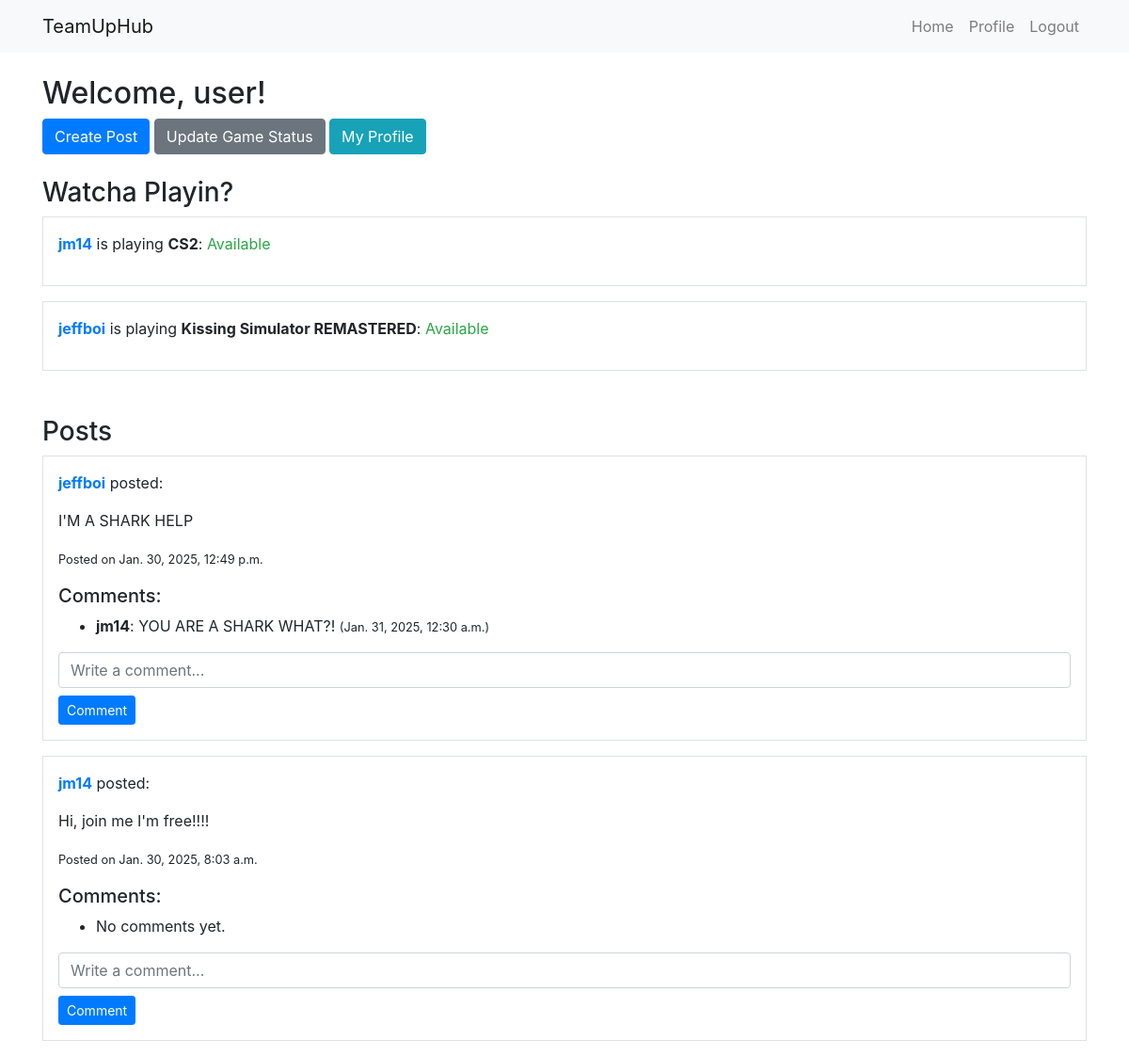
The app's page /home/ (signed in) with its own data.
### social/models.py (models this page shows, shortened)
class GameAvailability(models.Model):
    user = models.OneToOneField(User, on_delete=models.CASCADE)
    game_name = models.CharField(max_length=255)
    available = models.BooleanField(default=False)

class Post(models.Model):
    user = models.ForeignKey(User, on_delete=models.CASCADE)
    content = models.TextField()
    created_at = models.DateTimeField(auto_now_add=True)

class Comment(models.Model):
    user = models.ForeignKey(User, on_delete=models.CASCADE)
    post = models.ForeignKey(Post, on_delete=models.CASCADE, related_name='comments')
    content = models.TextField()
    created_at = models.DateTimeField(auto_now_add=True)

### social/views.py (the view)
# urls.py: path('home/', views.home, name='home'), # Home
@login_required
def home(request):
    posts = Post.objects.all().order_by('-created_at')
    availability = GameAvailability.objects.all()
    return render(request, 'social/home.html', {'posts': posts, 'availability': availability})

### social/templates/social/home.html (shortened to what this page needs)
{% extends 'social/base.html' %}
{% block content %}
    <h2>Welcome, {{ user.username }}!</h2>
    <a href="{% url 'create_post' %}" class="btn btn-primary">Create Post</a>
    <a href="{% url 'update_game_status' %}" class="btn btn-secondary">Update Game Status</a>
    <a href="{% url 'profile' username=user.username %}" class="btn btn-info">My Profile</a>
    <h3 class="mt-4">Watcha Playin?</h3>
    {% for status in availability %}
        <div class="status border p-3 mb-3">
            <p>
                <strong><a href="{% url 'profile' username=status.user.username %}">{{ status.user.username }}</a></strong>
                is playing <strong>{{ status.game_name }}</strong>:
                {% if status.available %}
                    <span class="text-success">Available</span>
                {% else %}
                    <span class="text-danger">Not Available</span>
                {% endif %}
            </p>
        </div>
    {% endfor %}
    <h3 class="mt-5">Posts</h3>
    {% for post in posts %}
        <div class="post border p-3 mb-3">
            <p><strong><a href="{% url 'profile' username=post.user.username %}">{{ post.user.username }}</a></strong> posted:</p>
            <p>{{ post.content }}</p>
            <p><small>Posted on {{ post.created_at }}</small></p>
            <h5 class="mt-3">Comments:</h5>
            <ul>
                {% for comment in post.comments.all %}
                    <li><strong>{{ comment.user.username }}</strong>: {{ comment.content }} <small>({{ comment.created_at }})</small></li>
                {% empty %}
                    <li>No comments yet.</li>
                {% endfor %}
            </ul>
            <form method="post" action="{% url 'add_comment' post.id %}" class="mt-2">
                <input type="text" name="content" class="form-control" placeholder="Write a comment..." required>
                <button type="submit" class="btn btn-primary btn-sm mt-2">Comment</button>
            </form>
        </div>
    {% endfor %}
{% endblock %}

### records on screen
GameAvailability: user.username "jm14", game_name "CS2", available "Available"
GameAvailability: user.username "jeffboi", game_name "Kissing Simulator REMASTERED", available "Available"
Post: user.username "jeffboi", content "I'M A SHARK HELP", created_at "Jan. 30, 2025, 12:49 p.m."
Comment: user.username "jm14", content "YOU ARE A SHARK WHAT?!", created_at "Jan. 31, 2025, 12:30 a.m."
Post: user.username "jm14", content "Hi, join me I'm free!!!!", created_at "Jan. 30, 2025, 8:03 a.m."

### other values on screen
{{ user.username }} "user"
